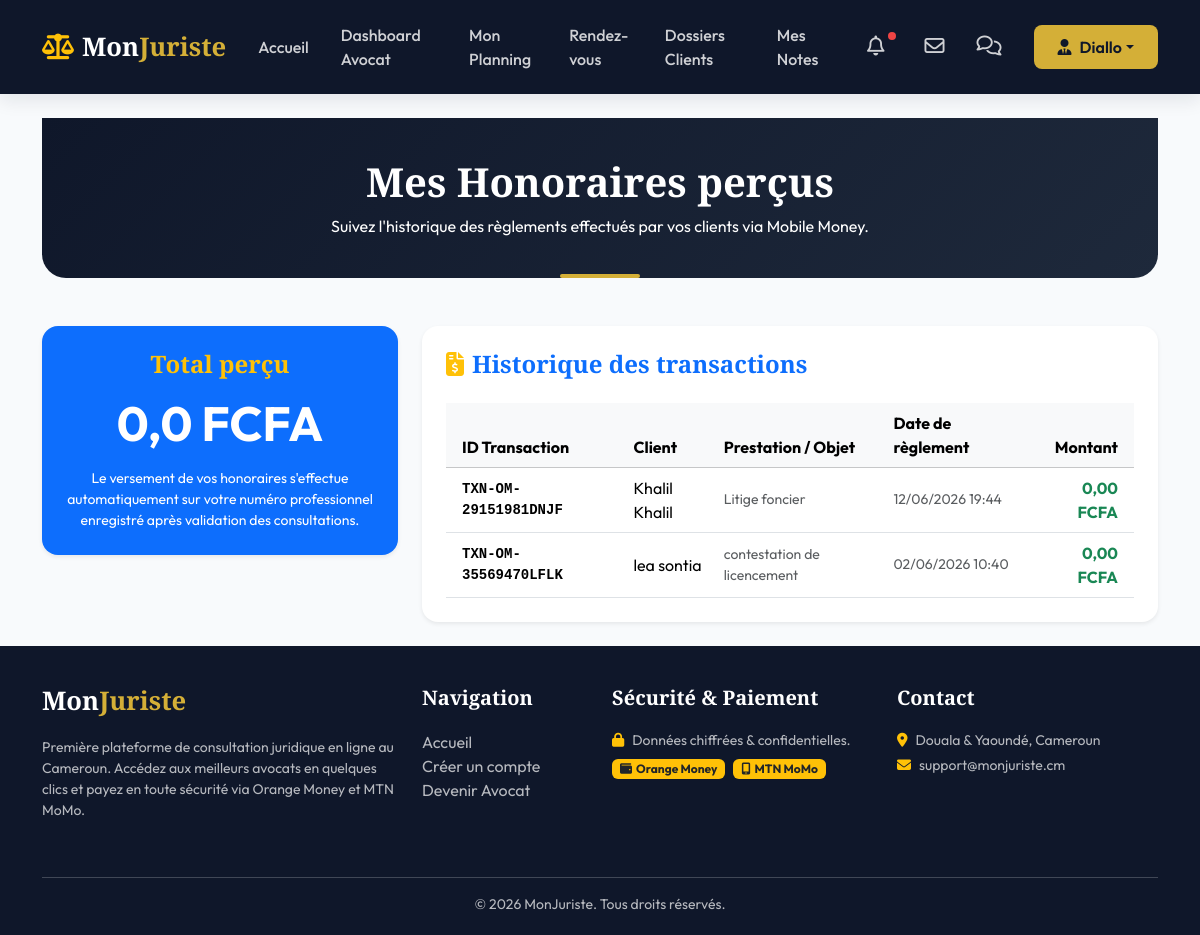
Screenshot of /avocat/paiements/ (signed in) with the database file from the repository.
### monjuriste/models.py (models this page shows, shortened)
class User(AbstractUser):
    ROLE_CHOICES = (
        ('CLIENT', 'Client'),
        ('AVOCAT', 'Avocat'),
        ('ADMIN', 'Administrateur'),
    )
    role = models.CharField(max_length=20, choices=ROLE_CHOICES, default='CLIENT')
    telephone = models.CharField(max_length=20, blank=True, null=True)
    photo = models.ImageField(upload_to='profiles/', blank=True, null=True)

class Paiement(models.Model):
    MOYEN_CHOICES = (
        ('ORANGE_MONEY', 'Orange Money'),
        ('MTN_MONEY', 'MTN Mobile Money'),
    )
    STATUT_CHOICES = (
        ('EN_ATTENTE', 'En attente'),
        ('REUSSI', 'Réussi'),
        ('ECHOUE', 'Échoué'),
    )
    client = models.ForeignKey(ClientProfile, on_delete=models.CASCADE, related_name='paiements')
    demande = models.ForeignKey(DemandeConsultation, on_delete=models.CASCADE, related_name='paiements')
    montant = models.DecimalField(max_digits=10, decimal_places=2)
    moyen_paiement = models.CharField(max_length=20, choices=MOYEN_CHOICES)
    transaction_id = models.CharField(max_length=100, unique=True)
    statut = models.CharField(max_length=20, choices=STATUT_CHOICES, default='EN_ATTENTE')
    created_at = models.DateTimeField(auto_now_add=True)
    class Meta:
        verbose_name = "Paiement"
        verbose_name_plural = "Paiements"
        ordering = ['-created_at']

class ClientProfile(models.Model):
    user = models.OneToOneField(User, on_delete=models.CASCADE, related_name='client_profile')
    adresse = models.TextField(blank=True, null=True)
    class Meta:
        verbose_name = "Profil Client"
        verbose_name_plural = "Profils Clients"

class DemandeConsultation(models.Model):
    STATUT_CHOICES = (
        ('EN_ATTENTE', 'En attente de paiement'),
        ('PAYEE', 'Payée (En attente d\'acceptation)'),
        ('ACCEPTEE', 'Acceptée (Dossier créé)'),
        ('REJETEE', 'Rejetée'),
        ('TERMINEE', 'Terminée'),
    )
    client = models.ForeignKey(ClientProfile, on_delete=models.CASCADE, related_name='demandes')
    avocat = models.ForeignKey(AvocatProfile, on_delete=models.CASCADE, related_name='demandes')
    sujet = models.CharField(max_length=200)
    description = models.TextField()
    statut = models.CharField(max_length=20, choices=STATUT_CHOICES, default='EN_ATTENTE')
    created_at = models.DateTimeField(auto_now_add=True)
    updated_at = models.DateTimeField(auto_now=True)
    class Meta:
        verbose_name = "Demande de Consultation"
        verbose_name_plural = "Demandes de Consultations"
        ordering = ['-created_at']

### monjuriste/decorators.py (the view, shortened to what this page needs)
        @login_required
        def _wrapped_view(request, *args, **kwargs):
            if request.user.role in allowed_roles:
                if request.user.role == 'AVOCAT':
                    if hasattr(request.user, 'avocat_profile') and request.user.avocat_profile.is_approved:
                        return view_func(request, *args, **kwargs)
                    else:
                        raise PermissionDenied("Votre compte avocat est en cours de validation par un administrateur.")
                return view_func(request, *args, **kwargs)
            raise PermissionDenied("Vous n'avez pas l'autorisation d'accéder à cette page.")

### monjuriste/views.py (called while the page is built)
@login_required
@role_required('AVOCAT')
def avocat_paiements(request):
    avocat_profile = request.user.avocat_profile
    paiements = Paiement.objects.filter(demande__avocat=avocat_profile, statut='REUSSI')
    total_revenus = paiements.aggregate(Sum('montant'))['montant__sum'] or 0.0
    return render(request, 'avocat/paiements.html', {
        'paiements': paiements,
        'total_revenus': total_revenus
    })

### templates/avocat/paiements.html (shortened to what this page needs)
{% extends 'base.html' %}
{% block content %}
<div class="container">
    <div class="page-header text-center mb-5">
        <h1 class="font-serif">Mes Honoraires perçus</h1>
        <p class="mb-0">Suivez l'historique des règlements effectués par vos clients via Mobile Money.</p>
    </div>
    <div class="row g-4">
        <div class="col-lg-4">
            <div class="card border-0 shadow-sm p-4 bg-primary text-white text-center" style="border-radius: 16px;">
                <h4 class="font-serif text-warning mb-3">Total perçu</h4>
                <div class="display-5 fw-bold mb-3">{{ total_revenus }} FCFA</div>
                <p class="small text-light-50 mb-0">Le versement de vos honoraires s'effectue automatiquement sur votre numéro professionnel enregistré après validation des consultations.</p>
            </div>
        </div>
        <div class="col-lg-8">
            <div class="card border-0 shadow-sm p-4 bg-white" style="border-radius: 16px;">
                <h4 class="font-serif text-primary mb-4"><i class="fa-solid fa-file-invoice-dollar text-warning me-2"></i>Historique des transactions</h4>
                <div class="table-responsive">
                    <table class="table table-hover align-middle mb-0">
                        <thead class="table-light">
                            <tr>
                                <th class="px-3">ID Transaction</th>
                                <th>Client</th>
                                <th>Prestation / Objet</th>
                                <th>Date de règlement</th>
                                <th class="text-end px-3">Montant</th>
                            </tr>
                        </thead>
                        <tbody>
                            {% for pay in paiements %}
                                <tr>
                                    <td class="px-3 font-monospace small fw-bold text-navy">{{ pay.transaction_id }}</td>
                                    <td>{{ pay.client.user.get_full_name }}</td>
                                    <td class="small text-muted">{{ pay.demande.sujet }}</td>
                                    <td class="small text-muted">{{ pay.created_at|date:"d/m/Y H:i" }}</td>
                                    <td class="text-end px-3 fw-bold text-success">{{ pay.montant }} FCFA</td>
                                </tr>
                            {% empty %}
                                <tr>
                                    <td colspan="5" class="text-center py-4 text-muted">
                                        Aucun règlement reçu pour le moment.
                                    </td>
                                </tr>
                            {% endfor %}
                        </tbody>
                    </table>
                </div>
            </div>
        </div>
    </div>
</div>
{% endblock %}

### templates/base.html (shortened to what this page needs)
<!DOCTYPE html>
<html lang="fr">
<head>
    <link href="https://cdn.jsdelivr.net/npm/bootstrap@5.3.2/dist/css/bootstrap.min.css" rel="stylesheet">
    <link href="https://cdnjs.cloudflare.com/ajax/libs/font-awesome/6.4.2/css/all.min.css" rel="stylesheet">
    {% load static %}
    <link rel="stylesheet" href="{% static 'css/style.css' %}">
</head>
<body>
    <nav class="navbar navbar-expand-lg navbar-dark navbar-custom sticky-top">
        <div class="container">
            <a class="navbar-brand font-serif" href="{% url 'visitor_index' %}">
                <i class="fa-solid fa-scale-balanced me-2 text-warning"></i>Mon<span>Juriste</span>
            </a>
            <div class="collapse navbar-collapse" id="navbarNav">
                <ul class="navbar-nav ms-auto align-items-center">
                    <li class="nav-item">
                        <a class="nav-link {% if request.resolver_match.url_name == 'visitor_index' %}active{% endif %}" href="{% url 'visitor_index' %}">Accueil</a>
                    </li>
                    {% if user.is_authenticated %}
                        {% if user.role == 'AVOCAT' %}
                            <li class="nav-item">
                                <a class="nav-link {% if 'avocat/dashboard' in request.path %}active{% endif %}" href="{% url 'avocat_dashboard' %}">Dashboard Avocat</a>
                            </li>
                            <li class="nav-item">
                                <a class="nav-link {% if 'avocat/planning' in request.path %}active{% endif %}" href="{% url 'avocat_planning' %}">Mon Planning</a>
                            </li>
                            <li class="nav-item">
                                <a class="nav-link {% if 'avocat/rendezvous' in request.path %}active{% endif %}" href="{% url 'avocat_rendezvous' %}">Rendez-vous</a>
                            </li>
                            <li class="nav-item">
                                <a class="nav-link {% if 'avocat/dossiers' in request.path %}active{% endif %}" href="{% url 'avocat_dossiers' %}">Dossiers Clients</a>
                            </li>
                            <li class="nav-item">
                                <a class="nav-link {% if 'avocat/avis' in request.path %}active{% endif %}" href="{% url 'avocat_notes' %}">Mes Notes</a>
                            </li>
                        {% endif %}
                        <li class="nav-item position-relative mx-2">
                            <a class="nav-link {% if 'notifications' in request.path %}active{% endif %}" href="{% url 'notifications_list' %}">
                                <i class="fa-regular fa-bell fs-5"></i>
                                {% if user.notifications.all %}
                                    <span class="notification-dot"></span>
                                {% endif %}
                            </a>
                        </li>
                        <li class="nav-item">
                            <a class="nav-link {% if 'emails' in request.path %}active{% endif %}" href="{% url 'emails_list' %}" title="Mes Emails reçus">
                                <i class="fa-regular fa-envelope fs-5"></i>
                            </a>
                        </li>
                        <li class="nav-item">
                            <a class="nav-link {% if 'messages' in request.path %}active{% endif %}" href="{% url 'conversation_list' %}" title="Mes Discussions">
                                <i class="fa-regular fa-comments fs-5"></i>
                            </a>
                        </li>
                        <li class="nav-item dropdown ms-3">
                            <a class="btn btn-gold dropdown-toggle d-flex align-items-center" href="#" role="button" data-bs-toggle="dropdown">
                                <i class="fa-solid fa-user-tie me-2"></i>{{ user.first_name|default:user.username }}
                            </a>
                        </li>
                    {% endif %}
                </ul>
            </div>
        </div>
    </nav>
    <main class="py-4">
        {% block content %}{% endblock %}
    </main>
    <footer>
        <div class="container">
            <div class="row">
                <div class="col-md-4 mb-4">
                    <h5 class="navbar-brand">Mon<span>Juriste</span></h5>
                    <p class="small">Première plateforme de consultation juridique en ligne au Cameroun. Accédez aux meilleurs avocats en quelques clics et payez en toute sécurité via Orange Money et MTN MoMo.</p>
                </div>
                <div class="col-md-2 mb-4">
                    <h5>Navigation</h5>
                    <ul class="list-unstyled">
                        <li><a href="{% url 'visitor_index' %}">Accueil</a></li>
                        <li><a href="{% url 'register' %}">Créer un compte</a></li>
                        <li><a href="{% url 'lawyer_register' %}">Devenir Avocat</a></li>
                    </ul>
                </div>
                <div class="col-md-3 mb-4">
                    <h5>Sécurité & Paiement</h5>
                    <p class="small mb-2"><i class="fa-solid fa-lock text-warning me-2"></i>Données chiffrées & confidentielles.</p>
                    <div class="d-flex gap-2">
                        <span class="badge bg-warning text-dark px-2 py-1"><i class="fa-solid fa-wallet me-1"></i>Orange Money</span>
                        <span class="badge bg-warning text-dark px-2 py-1"><i class="fa-solid fa-mobile-screen me-1"></i>MTN MoMo</span>
                    </div>
                </div>
                <div class="col-md-3 mb-4">
                    <h5>Contact</h5>
                    <p class="small mb-1"><i class="fa-solid fa-location-dot me-2 text-warning"></i>Douala & Yaoundé, Cameroun</p>
                    <p class="small mb-1"><i class="fa-solid fa-envelope me-2 text-warning"></i>support@monjuriste.cm</p>
                </div>
            </div>
            <hr class="bg-secondary">
            <div class="row mt-3 text-center">
                <div class="col-12">
                    <p class="small mb-0">&copy; 2026 MonJuriste. Tous droits réservés.</p>
                </div>
            </div>
        </div>
    </footer>
</body>
</html>

### static/css/style.css (style rules this page uses)
:root { --primary: #0F172A; --primary-light: #1E293B; --accent: #D4AF37; --accent-hover: #C5A028; --accent-light: #FCE8B2; --secondary: #475569; --success: #10B981; --warning: #F59E0B; --danger: #EF4444; --info: #3B82F6; --light-bg: #F8FAFC; --white: #FFFFFF; --glass-bg: rgba(255, 255, 255, 0.85); --glass-border: rgba(255, 255, 255, 0.4); --shadow-sm: 0 2px 4px rgba(15, 23, 42, 0.05); --shadow-md: 0 8px 16px rgba(15, 23, 42, 0.08); --shadow-lg: 0 16px 32px rgba(15, 23, 42, 0.12); --transition: all 0.3s cubic-bezier(0.4, 0, 0.2, 1); --font-serif: 'Playfair Display', Georgia, serif; --font-sans: 'Outfit', sans-serif; }
body { font-family: var(--font-sans); background-color: var(--light-bg); color: var(--primary); min-height: 100vh; display: flex; flex-direction: column; overflow-x: hidden; }
h1, h2, h3, h4, h5, h6 { font-weight: 700; }
.font-serif { font-family: var(--font-serif); }
.btn-gold { background-color: var(--accent); color: var(--primary); border: none; font-weight: 600; padding: 10px 24px; border-radius: 8px; transition: var(--transition); }
.navbar-custom { background-color: var(--primary); box-shadow: var(--shadow-md); padding: 15px 0; }
.navbar-brand { font-family: var(--font-serif); font-size: 1.6rem; font-weight: 700; color: var(--white) !important; }
.navbar-brand span { color: var(--accent); }
.nav-link { color: rgba(255, 255, 255, 0.8) !important; font-weight: 500; margin: 0 8px; transition: var(--transition); }
.page-header { background: linear-gradient(135deg, var(--primary) 0%, var(--primary-light) 100%); color: var(--white); padding: 40px 0; margin-bottom: 40px; border-radius: 0 0 24px 24px; position: relative; }
.page-header::after { content: ''; position: absolute; bottom: 0; left: 50%; transform: translateX(-50%); width: 80px; height: 4px; background-color: var(--accent); border-radius: 2px; }
footer { background-color: var(--primary); color: rgba(255, 255, 255, 0.7); padding: 40px 0 20px 0; margin-top: auto; }
footer h5 { color: var(--white); font-family: var(--font-serif); margin-bottom: 20px; }
footer a { color: rgba(255, 255, 255, 0.7); text-decoration: none; transition: var(--transition); }
.notification-dot { position: absolute; top: 5px; right: 5px; width: 8px; height: 8px; background-color: var(--danger); border-radius: 50%; }

### rows the page displays
User: first_name "Diallo"
Paiement: transaction_id "TXN-OM-29151981DNJF", client.user.get_full_name "Khalil Khalil", demande.sujet "Litige foncier", created_at "12/06/2026 19:44", montant "0,00"
Paiement: transaction_id "TXN-OM-35569470LFLK", client.user.get_full_name "lea sontia", demande.sujet "contestation de licencement", created_at "02/06/2026 10:40", montant "0,00"

### other values shown
{{ total_revenus }} "0,0"
